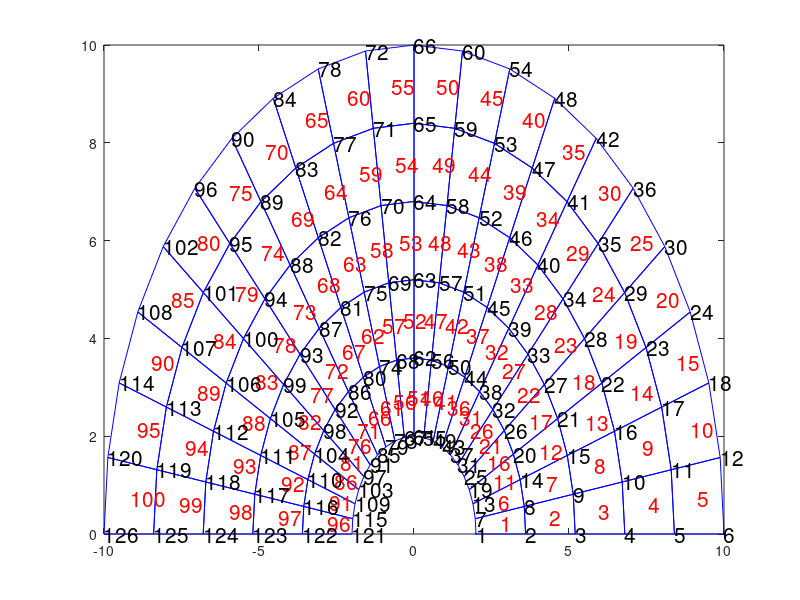

The MATLAB script that drew this image:
clear all;

load nodes.dat;
load elements.dat;

nElements=size(elements,1);
nNodes=size(nodes,1);
nElementEdges=size(elements,2)-1;
startIndex=nodes(1,1);



figure(1);
clf;
hold off;

plot(nodes(1,2),nodes(1,3),'.');

hold on;

for i=1:nElements
  x0=0;
  y0=0;
  for j=1:nElementEdges-1
    x1=nodes(elements(i,j+1),2);
    y1=nodes(elements(i,j+1),3);
    x2=nodes(elements(i,j+2),2);
    y2=nodes(elements(i,j+2),3);
    plot([x1 x2],[y1 y2],'b-');
    x0=x0+x1;
    y0=y0+y1;
  end 
  x1=nodes(elements(i,2),2);
  y1=nodes(elements(i,2),3);
  plot([x1 x2],[y1 y2],'b-');
  x0=x0+x2;
  y0=y0+y2;
  x0=x0/nElementEdges;
  y0=y0/nElementEdges;
  text(x0,y0,num2str(i),'FontSize',15,'color','r');
end;


for i=1:nNodes
  x0=nodes(i,2);
  y0=nodes(i,3);
  text(x0,y0,num2str(i),'FontSize',15);
end

hold off
